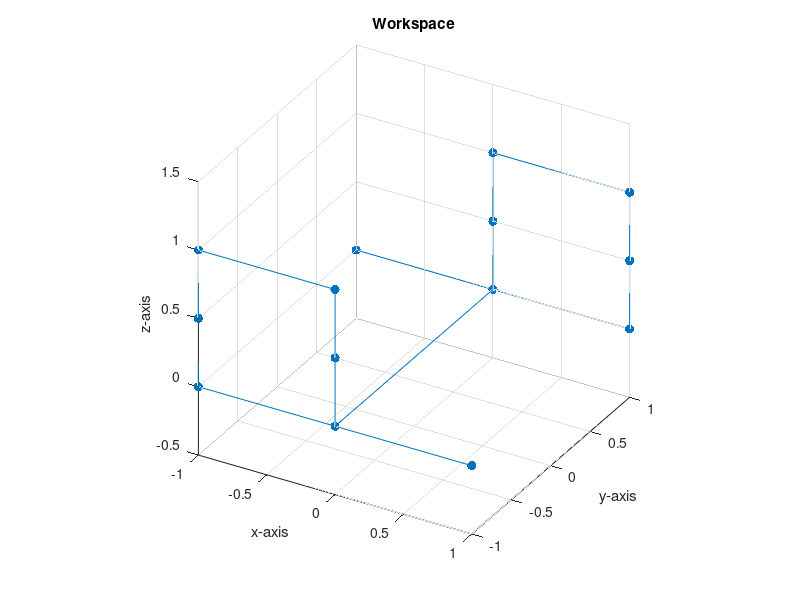

This chart was generated by the following MATLAB code:
%% ME 557: Project, Define Letter I Points.

%Clear Everything
clear
close all
clc

%% Define the Letter Points.
%Define the points componentwise.
% xs = [-1 1 1 0 0 0 0 -1 -1 1];
% ys = [1 1 1 1 1 -1 -1 -1 -1 -1];
% zs = [0 0 1 1 0 0 1 1 0 0];

xs = [-1 1 1 1 0 0 0 0 0 0 -1 -1 -1 1];
ys = [1 1 1 1 1 1 1 -1 -1 -1 -1 -1 -1 -1];
zs = [0 0 0.5 1 1 0.5 0 0 0.5 1 1 0.5 0 0];

%Store the points in a matrix.
Lpts = [xs; ys; zs];


%% Plot the Letter Points.

%Plot the Letter Points.
figure, hold on, grid on
plot3(Lpts(1, :), Lpts(2, :), Lpts(3, :), '.-', 'Markersize', 20)
title('Workspace')
xlabel('x-axis'), ylabel('y-axis'), zlabel('z-axis')
view(30, 30), rotate3d on,
axis equal

%% Write out the Data Points.

%Write out the letter data points.
dlmwrite('C:\Users\USER\Documents\Coursework\MSME\Year1\Winter2018\ME557_IntroToRobotics\Project\LetterPoints\LetterPts_I.txt', Lpts)

